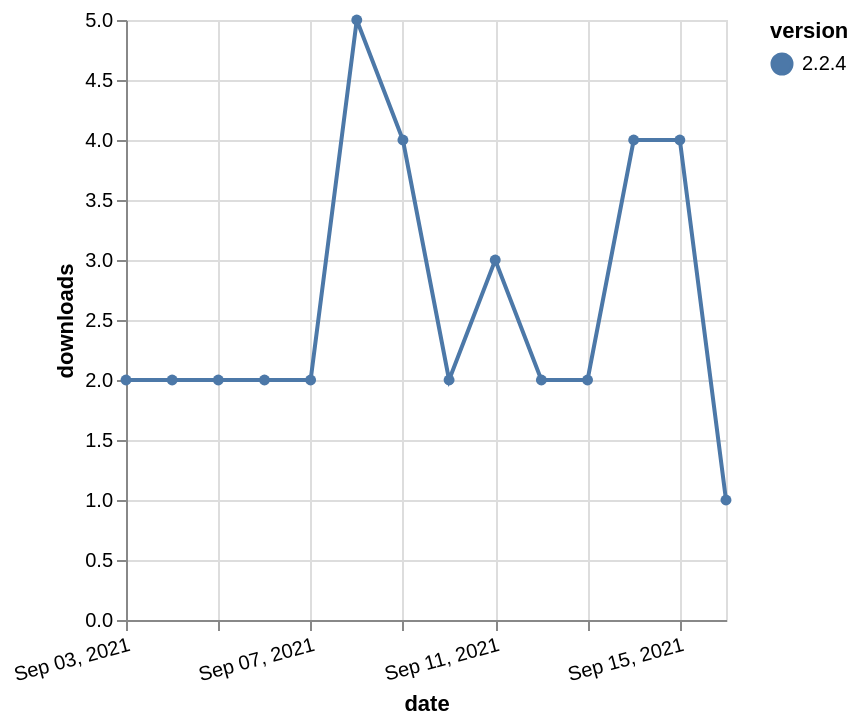

Express this chart as Vega-Lite.
### Vega-Lite specification from a JSON file in a GitHub repository (floating-point values rounded to 4 significant figures)
{"$schema": "https://vega.github.io/schema/vega-lite/v5.json", "description": "A simple bar chart with embedded data.", "data": {"values": [{"date": "2021-09-03", "total": 1137, "delta": 2, "version": "2.2.4"}, {"date": "2021-09-04", "total": 1139, "delta": 2, "version": "2.2.4"}, {"date": "2021-09-05", "total": 1141, "delta": 2, "version": "2.2.4"}, {"date": "2021-09-06", "total": 1143, "delta": 2, "version": "2.2.4"}, {"date": "2021-09-07", "total": 1145, "delta": 2, "version": "2.2.4"}, {"date": "2021-09-08", "total": 1150, "delta": 5, "version": "2.2.4"}, {"date": "2021-09-09", "total": 1154, "delta": 4, "version": "2.2.4"}, {"date": "2021-09-10", "total": 1156, "delta": 2, "version": "2.2.4"}, {"date": "2021-09-11", "total": 1159, "delta": 3, "version": "2.2.4"}, {"date": "2021-09-12", "total": 1161, "delta": 2, "version": "2.2.4"}, {"date": "2021-09-13", "total": 1163, "delta": 2, "version": "2.2.4"}, {"date": "2021-09-14", "total": 1167, "delta": 4, "version": "2.2.4"}, {"date": "2021-09-15", "total": 1171, "delta": 4, "version": "2.2.4"}, {"date": "2021-09-16", "total": 1172, "delta": 1, "version": "2.2.4"}]}, "width": "container", "mark": {"type": "line", "point": {"filled": true}}, "encoding": {"x": {"field": "date", "type": "temporal", "timeUnit": "yearmonthdate", "title": "date", "axis": {"labelAngle": -15}}, "y": {"field": "delta", "type": "quantitative", "title": "downloads"}, "color": {"field": "version", "type": "nominal"}, "tooltip": {"field": "delta"}}}
